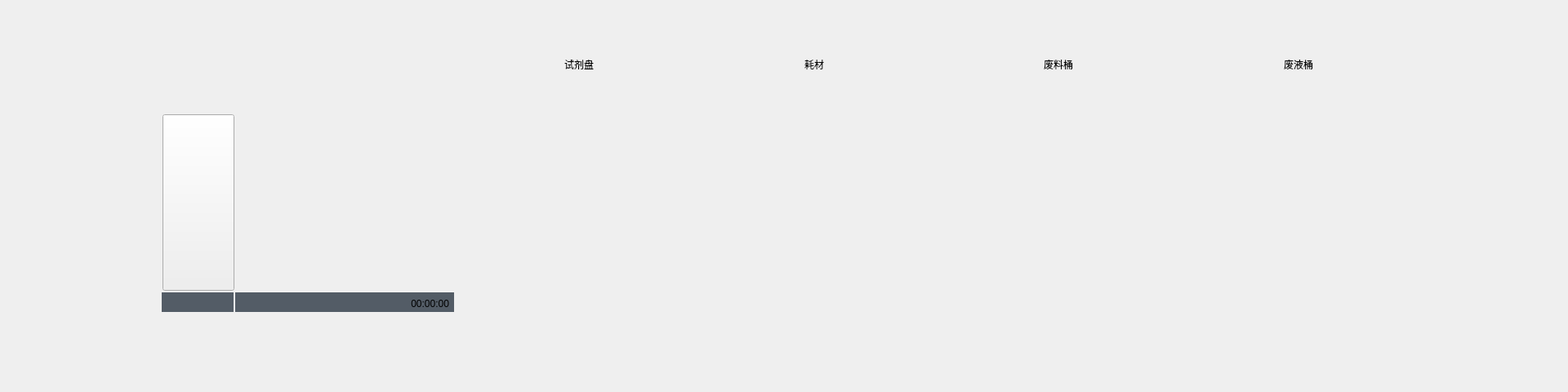
<?xml version="1.0" encoding="UTF-8"?>
<ui version="4.0">
 <class>I6000SingleDeviceWgt</class>
 <widget class="QWidget" name="I6000SingleDeviceWgt">
  <property name="geometry">
   <rect>
    <x>0</x>
    <y>0</y>
    <width>1920</width>
    <height>480</height>
   </rect>
  </property>
  <property name="windowTitle">
   <string notr="true">I6000SingleDeviceWgt</string>
  </property>
  <property name="styleSheet">
   <string notr="true"/>
  </property>
  <widget class="QLabel" name="label_devPicture">
   <property name="geometry">
    <rect>
     <x>70</x>
     <y>33</y>
     <width>486</width>
     <height>323</height>
    </rect>
   </property>
   <property name="text">
    <string/>
   </property>
  </widget>
  <widget class="QLabel" name="label_light">
   <property name="geometry">
    <rect>
     <x>363</x>
     <y>34</y>
     <width>116</width>
     <height>24</height>
    </rect>
   </property>
   <property name="text">
    <string/>
   </property>
  </widget>
  <widget class="QLabel" name="label_status_im">
   <property name="geometry">
    <rect>
     <x>288</x>
     <y>358</y>
     <width>268</width>
     <height>24</height>
    </rect>
   </property>
   <property name="styleSheet">
    <string notr="true">background: #535c66;</string>
   </property>
   <property name="text">
    <string notr="true"/>
   </property>
   <property name="alignment">
    <set>Qt::AlignLeading|Qt::AlignLeft|Qt::AlignVCenter</set>
   </property>
   <property name="bks" stdset="0">
    <string notr="true">device_status</string>
   </property>
  </widget>
  <widget class="QWidget" name="widget" native="true">
   <property name="geometry">
    <rect>
     <x>656</x>
     <y>32</y>
     <width>1174</width>
     <height>360</height>
    </rect>
   </property>
   <layout class="QHBoxLayout" name="horizontalLayout" stretch="0,0,0,0">
    <property name="spacing">
     <number>0</number>
    </property>
    <property name="leftMargin">
     <number>0</number>
    </property>
    <property name="topMargin">
     <number>0</number>
    </property>
    <property name="rightMargin">
     <number>0</number>
    </property>
    <property name="bottomMargin">
     <number>0</number>
    </property>
    <item>
     <widget class="QWidget" name="widget_reagent" native="true">
      <property name="minimumSize">
       <size>
        <width>0</width>
        <height>360</height>
       </size>
      </property>
      <property name="bks" stdset="0">
       <string notr="true">machine-state</string>
      </property>
      <layout class="QVBoxLayout" name="verticalLayout">
       <property name="spacing">
        <number>3</number>
       </property>
       <property name="leftMargin">
        <number>9</number>
       </property>
       <property name="topMargin">
        <number>16</number>
       </property>
       <property name="rightMargin">
        <number>9</number>
       </property>
       <property name="bottomMargin">
        <number>9</number>
       </property>
       <item>
        <widget class="QWidget" name="horizontalWidget" native="true">
         <property name="minimumSize">
          <size>
           <width>0</width>
           <height>50</height>
          </size>
         </property>
         <property name="maximumSize">
          <size>
           <width>16777215</width>
           <height>50</height>
          </size>
         </property>
         <layout class="QHBoxLayout" name="horizontalLayout_2">
          <item>
           <spacer name="horizontalSpacer_3">
            <property name="orientation">
             <enum>Qt::Horizontal</enum>
            </property>
            <property name="sizeType">
             <enum>QSizePolicy::Fixed</enum>
            </property>
            <property name="sizeHint" stdset="0">
             <size>
              <width>15</width>
              <height>20</height>
             </size>
            </property>
           </spacer>
          </item>
          <item>
           <widget class="QLabel" name="label">
            <property name="minimumSize">
             <size>
              <width>0</width>
              <height>40</height>
             </size>
            </property>
            <property name="maximumSize">
             <size>
              <width>16777215</width>
              <height>40</height>
             </size>
            </property>
            <property name="text">
             <string>试剂盘</string>
            </property>
            <property name="fonts" stdset="0">
             <string notr="true">24</string>
            </property>
            <property name="weights" stdset="0">
             <string notr="true">bold</string>
            </property>
           </widget>
          </item>
         </layout>
        </widget>
       </item>
       <item>
        <widget class="QLabel" name="label_reagent">
         <property name="minimumSize">
          <size>
           <width>0</width>
           <height>250</height>
          </size>
         </property>
         <property name="maximumSize">
          <size>
           <width>16777215</width>
           <height>250</height>
          </size>
         </property>
         <property name="text">
          <string/>
         </property>
         <property name="alignment">
          <set>Qt::AlignCenter</set>
         </property>
        </widget>
       </item>
       <item>
        <spacer name="verticalSpacer">
         <property name="orientation">
          <enum>Qt::Vertical</enum>
         </property>
         <property name="sizeHint" stdset="0">
          <size>
           <width>20</width>
           <height>40</height>
          </size>
         </property>
        </spacer>
       </item>
      </layout>
     </widget>
    </item>
    <item>
     <widget class="QWidget" name="widget_supply" native="true">
      <property name="minimumSize">
       <size>
        <width>0</width>
        <height>360</height>
       </size>
      </property>
      <property name="bks" stdset="0">
       <string notr="true">machine-state</string>
      </property>
      <layout class="QVBoxLayout" name="verticalLayout_2">
       <property name="spacing">
        <number>3</number>
       </property>
       <property name="leftMargin">
        <number>9</number>
       </property>
       <property name="topMargin">
        <number>16</number>
       </property>
       <property name="rightMargin">
        <number>9</number>
       </property>
       <property name="bottomMargin">
        <number>9</number>
       </property>
       <item>
        <widget class="QWidget" name="horizontalWidget_2" native="true">
         <property name="minimumSize">
          <size>
           <width>0</width>
           <height>50</height>
          </size>
         </property>
         <property name="maximumSize">
          <size>
           <width>16777215</width>
           <height>50</height>
          </size>
         </property>
         <layout class="QHBoxLayout" name="horizontalLayout_3">
          <item>
           <spacer name="horizontalSpacer_4">
            <property name="orientation">
             <enum>Qt::Horizontal</enum>
            </property>
            <property name="sizeType">
             <enum>QSizePolicy::Fixed</enum>
            </property>
            <property name="sizeHint" stdset="0">
             <size>
              <width>15</width>
              <height>20</height>
             </size>
            </property>
           </spacer>
          </item>
          <item>
           <widget class="QLabel" name="label_2">
            <property name="minimumSize">
             <size>
              <width>0</width>
              <height>40</height>
             </size>
            </property>
            <property name="maximumSize">
             <size>
              <width>16777215</width>
              <height>40</height>
             </size>
            </property>
            <property name="text">
             <string>耗材</string>
            </property>
            <property name="fonts" stdset="0">
             <string notr="true">24</string>
            </property>
            <property name="weights" stdset="0">
             <string notr="true">bold</string>
            </property>
           </widget>
          </item>
         </layout>
        </widget>
       </item>
       <item>
        <widget class="QLabel" name="label_supply">
         <property name="minimumSize">
          <size>
           <width>0</width>
           <height>250</height>
          </size>
         </property>
         <property name="maximumSize">
          <size>
           <width>16777215</width>
           <height>250</height>
          </size>
         </property>
         <property name="text">
          <string/>
         </property>
         <property name="alignment">
          <set>Qt::AlignCenter</set>
         </property>
        </widget>
       </item>
       <item>
        <spacer name="verticalSpacer_2">
         <property name="orientation">
          <enum>Qt::Vertical</enum>
         </property>
         <property name="sizeHint" stdset="0">
          <size>
           <width>20</width>
           <height>40</height>
          </size>
         </property>
        </spacer>
       </item>
      </layout>
     </widget>
    </item>
    <item>
     <widget class="QWidget" name="widget_garbage" native="true">
      <property name="minimumSize">
       <size>
        <width>0</width>
        <height>360</height>
       </size>
      </property>
      <property name="bks" stdset="0">
       <string notr="true">machine-state</string>
      </property>
      <layout class="QVBoxLayout" name="verticalLayout_3">
       <property name="spacing">
        <number>3</number>
       </property>
       <property name="leftMargin">
        <number>9</number>
       </property>
       <property name="topMargin">
        <number>16</number>
       </property>
       <property name="rightMargin">
        <number>9</number>
       </property>
       <property name="bottomMargin">
        <number>9</number>
       </property>
       <item>
        <widget class="QWidget" name="horizontalWidget_3" native="true">
         <property name="minimumSize">
          <size>
           <width>0</width>
           <height>50</height>
          </size>
         </property>
         <property name="maximumSize">
          <size>
           <width>16777215</width>
           <height>50</height>
          </size>
         </property>
         <layout class="QHBoxLayout" name="horizontalLayout_5">
          <item>
           <spacer name="horizontalSpacer_5">
            <property name="orientation">
             <enum>Qt::Horizontal</enum>
            </property>
            <property name="sizeType">
             <enum>QSizePolicy::Fixed</enum>
            </property>
            <property name="sizeHint" stdset="0">
             <size>
              <width>15</width>
              <height>20</height>
             </size>
            </property>
           </spacer>
          </item>
          <item>
           <widget class="QLabel" name="label_3">
            <property name="minimumSize">
             <size>
              <width>0</width>
              <height>40</height>
             </size>
            </property>
            <property name="maximumSize">
             <size>
              <width>16777215</width>
              <height>40</height>
             </size>
            </property>
            <property name="text">
             <string>废料桶</string>
            </property>
            <property name="fonts" stdset="0">
             <string notr="true">24</string>
            </property>
            <property name="weights" stdset="0">
             <string notr="true">bold</string>
            </property>
           </widget>
          </item>
         </layout>
        </widget>
       </item>
       <item>
        <widget class="QLabel" name="label_garbage">
         <property name="minimumSize">
          <size>
           <width>0</width>
           <height>250</height>
          </size>
         </property>
         <property name="maximumSize">
          <size>
           <width>16777215</width>
           <height>250</height>
          </size>
         </property>
         <property name="text">
          <string/>
         </property>
         <property name="alignment">
          <set>Qt::AlignCenter</set>
         </property>
        </widget>
       </item>
       <item>
        <spacer name="verticalSpacer_3">
         <property name="orientation">
          <enum>Qt::Vertical</enum>
         </property>
         <property name="sizeHint" stdset="0">
          <size>
           <width>20</width>
           <height>40</height>
          </size>
         </property>
        </spacer>
       </item>
      </layout>
     </widget>
    </item>
    <item>
     <widget class="QWidget" name="widget_liquid_waste" native="true">
      <property name="minimumSize">
       <size>
        <width>0</width>
        <height>360</height>
       </size>
      </property>
      <property name="bks" stdset="0">
       <string notr="true">machine-state</string>
      </property>
      <layout class="QVBoxLayout" name="verticalLayout_5">
       <property name="spacing">
        <number>3</number>
       </property>
       <property name="leftMargin">
        <number>9</number>
       </property>
       <property name="topMargin">
        <number>16</number>
       </property>
       <property name="rightMargin">
        <number>9</number>
       </property>
       <property name="bottomMargin">
        <number>9</number>
       </property>
       <item>
        <widget class="QWidget" name="horizontalWidget_4" native="true">
         <property name="minimumSize">
          <size>
           <width>0</width>
           <height>50</height>
          </size>
         </property>
         <property name="maximumSize">
          <size>
           <width>16777215</width>
           <height>50</height>
          </size>
         </property>
         <layout class="QHBoxLayout" name="horizontalLayout_6">
          <item>
           <spacer name="horizontalSpacer_6">
            <property name="orientation">
             <enum>Qt::Horizontal</enum>
            </property>
            <property name="sizeType">
             <enum>QSizePolicy::Fixed</enum>
            </property>
            <property name="sizeHint" stdset="0">
             <size>
              <width>15</width>
              <height>20</height>
             </size>
            </property>
           </spacer>
          </item>
          <item>
           <widget class="QLabel" name="label_4">
            <property name="minimumSize">
             <size>
              <width>0</width>
              <height>40</height>
             </size>
            </property>
            <property name="maximumSize">
             <size>
              <width>16777215</width>
              <height>40</height>
             </size>
            </property>
            <property name="text">
             <string>废液桶</string>
            </property>
            <property name="fonts" stdset="0">
             <string notr="true">24</string>
            </property>
            <property name="weights" stdset="0">
             <string notr="true">bold</string>
            </property>
           </widget>
          </item>
         </layout>
        </widget>
       </item>
       <item>
        <widget class="QLabel" name="label_liquid_waste">
         <property name="minimumSize">
          <size>
           <width>0</width>
           <height>250</height>
          </size>
         </property>
         <property name="maximumSize">
          <size>
           <width>16777215</width>
           <height>250</height>
          </size>
         </property>
         <property name="text">
          <string/>
         </property>
         <property name="alignment">
          <set>Qt::AlignCenter</set>
         </property>
        </widget>
       </item>
       <item>
        <spacer name="verticalSpacer_4">
         <property name="orientation">
          <enum>Qt::Vertical</enum>
         </property>
         <property name="sizeHint" stdset="0">
          <size>
           <width>20</width>
           <height>40</height>
          </size>
         </property>
        </spacer>
       </item>
      </layout>
     </widget>
    </item>
   </layout>
  </widget>
  <widget class="QLabel" name="label_name_im">
   <property name="geometry">
    <rect>
     <x>291</x>
     <y>140</y>
     <width>54</width>
     <height>14</height>
    </rect>
   </property>
   <property name="styleSheet">
    <string notr="true"/>
   </property>
   <property name="text">
    <string/>
   </property>
   <property name="fonts" stdset="0">
    <string notr="true">12</string>
   </property>
   <property name="colors" stdset="0">
    <string notr="true">white</string>
   </property>
  </widget>
  <widget class="QLabel" name="label_status_iom">
   <property name="geometry">
    <rect>
     <x>198</x>
     <y>358</y>
     <width>88</width>
     <height>24</height>
    </rect>
   </property>
   <property name="styleSheet">
    <string notr="true">background: #535c66;</string>
   </property>
   <property name="text">
    <string notr="true"/>
   </property>
   <property name="alignment">
    <set>Qt::AlignCenter</set>
   </property>
   <property name="bks" stdset="0">
    <string notr="true">device_status</string>
   </property>
  </widget>
  <widget class="QLabel" name="label_name_iom">
   <property name="geometry">
    <rect>
     <x>203</x>
     <y>140</y>
     <width>54</width>
     <height>14</height>
    </rect>
   </property>
   <property name="styleSheet">
    <string notr="true"/>
   </property>
   <property name="text">
    <string/>
   </property>
   <property name="fonts" stdset="0">
    <string notr="true">12</string>
   </property>
   <property name="colors" stdset="0">
    <string notr="true">white</string>
   </property>
  </widget>
  <widget class="QPushButton" name="btn_iom">
   <property name="geometry">
    <rect>
     <x>199</x>
     <y>140</y>
     <width>88</width>
     <height>216</height>
    </rect>
   </property>
   <property name="cursor">
    <cursorShape>PointingHandCursor</cursorShape>
   </property>
   <property name="styleSheet">
    <string notr="true"/>
   </property>
   <property name="text">
    <string/>
   </property>
  </widget>
  <widget class="QLabel" name="label_time">
   <property name="geometry">
    <rect>
     <x>480</x>
     <y>360</y>
     <width>70</width>
     <height>24</height>
    </rect>
   </property>
   <property name="text">
    <string notr="true">00:00:00</string>
   </property>
   <property name="alignment">
    <set>Qt::AlignRight|Qt::AlignTrailing|Qt::AlignVCenter</set>
   </property>
   <property name="fonts" stdset="0">
    <string notr="true">16</string>
   </property>
   <property name="colors" stdset="0">
    <string notr="true">white</string>
   </property>
  </widget>
  <zorder>widget</zorder>
  <zorder>label_light</zorder>
  <zorder>label_devPicture</zorder>
  <zorder>label_name_im</zorder>
  <zorder>label_status_im</zorder>
  <zorder>label_status_iom</zorder>
  <zorder>label_name_iom</zorder>
  <zorder>btn_iom</zorder>
  <zorder>label_time</zorder>
 </widget>
 <layoutdefault spacing="6" margin="11"/>
 <resources/>
 <connections/>
</ui>
